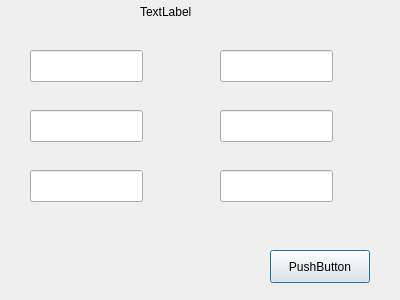
<?xml version="1.0" encoding="UTF-8"?>
<ui version="4.0">
 <class>TransferWindow</class>
 <widget class="QDialog" name="TransferWindow">
  <property name="geometry">
   <rect>
    <x>0</x>
    <y>0</y>
    <width>400</width>
    <height>300</height>
   </rect>
  </property>
  <property name="windowTitle">
   <string>Dialog</string>
  </property>
  <widget class="QLineEdit" name="dateEdit">
   <property name="geometry">
    <rect>
     <x>220</x>
     <y>50</y>
     <width>113</width>
     <height>32</height>
    </rect>
   </property>
  </widget>
  <widget class="QLineEdit" name="originCardEdit">
   <property name="geometry">
    <rect>
     <x>30</x>
     <y>50</y>
     <width>113</width>
     <height>32</height>
    </rect>
   </property>
  </widget>
  <widget class="QLineEdit" name="cvv2Edit">
   <property name="geometry">
    <rect>
     <x>30</x>
     <y>110</y>
     <width>113</width>
     <height>32</height>
    </rect>
   </property>
  </widget>
  <widget class="QLineEdit" name="destCardEdit">
   <property name="geometry">
    <rect>
     <x>30</x>
     <y>170</y>
     <width>113</width>
     <height>32</height>
    </rect>
   </property>
  </widget>
  <widget class="QLineEdit" name="passwordEdit">
   <property name="geometry">
    <rect>
     <x>220</x>
     <y>170</y>
     <width>113</width>
     <height>32</height>
    </rect>
   </property>
  </widget>
  <widget class="QLineEdit" name="amountEdit">
   <property name="geometry">
    <rect>
     <x>220</x>
     <y>110</y>
     <width>113</width>
     <height>32</height>
    </rect>
   </property>
  </widget>
  <widget class="QPushButton" name="transferButton">
   <property name="geometry">
    <rect>
     <x>270</x>
     <y>250</y>
     <width>100</width>
     <height>33</height>
    </rect>
   </property>
   <property name="text">
    <string>PushButton</string>
   </property>
  </widget>
  <widget class="QLabel" name="statusLabel">
   <property name="geometry">
    <rect>
     <x>140</x>
     <y>0</y>
     <width>72</width>
     <height>24</height>
    </rect>
   </property>
   <property name="text">
    <string>TextLabel</string>
   </property>
  </widget>
 </widget>
 <resources/>
 <connections/>
</ui>
